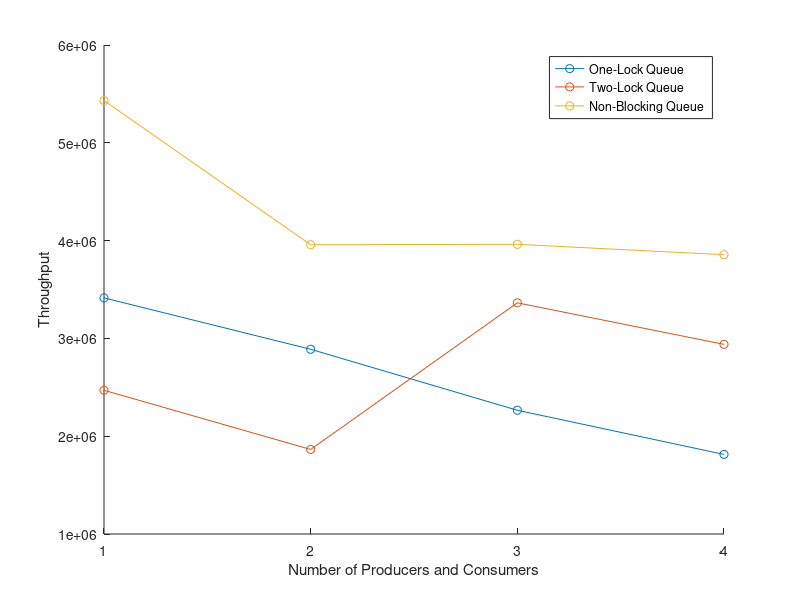

The MATLAB source for this figure:
one = [3414349 2888732 2265208 1813698];
two = [2469686 1864317 3363856 2938988];
non = [5432255 3957708 3962006 3855897];
x = 1:4


hold on
plot(x,one, '-o');
plot(x,two, '-o');
plot(x,non, '-o');
xlabel('Number of Producers and Consumers') 
ylabel('Throughput') 
legend({'One-Lock Queue','Two-Lock Queue','Non-Blocking Queue'},'Location','northeast')
xticks([1 2 3 4])